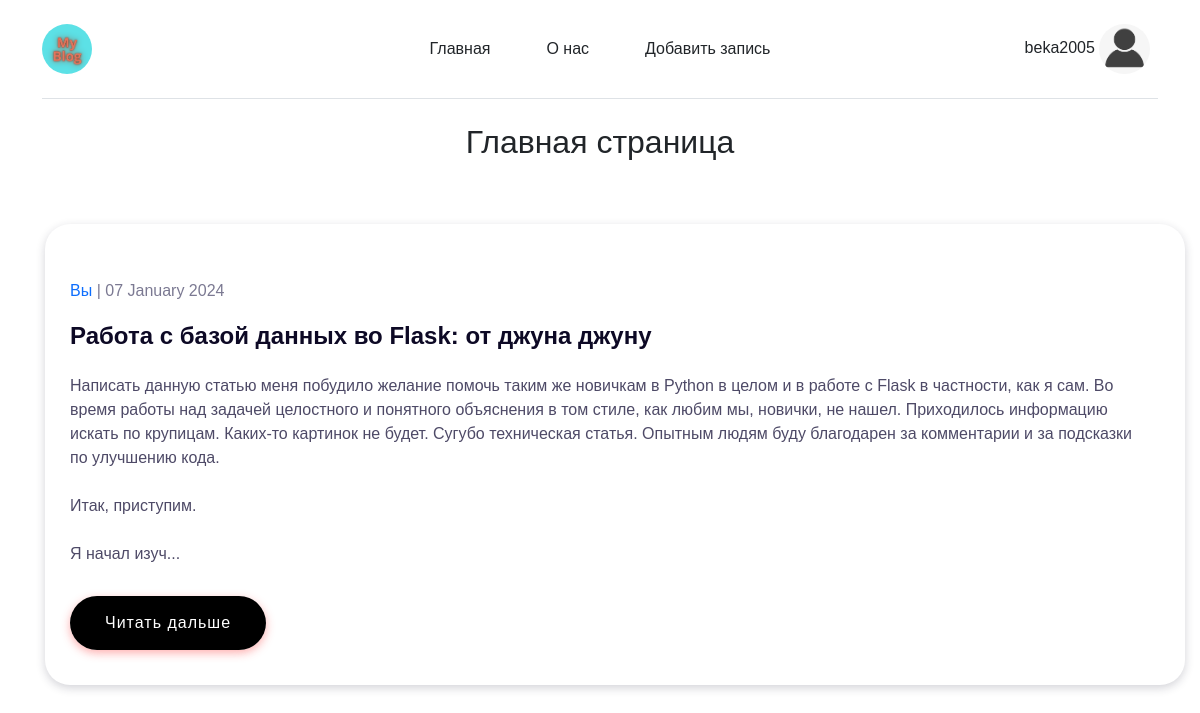
Page /home (signed in) on the committed database.
### app.py (models this page shows, shortened)
class UserInfo(db.Model, UserMixin):
    id = db.Column(db.Integer, primary_key=True)
    first_name = db.Column(db.String(100), nullable=False)
    last_name = db.Column(db.String(100), nullable=False)
    username = db.Column(db.String(100), unique=True, nullable=False)
    email = db.Column(db.String(120), unique=True, nullable=False)
    password = db.Column(db.String(300), nullable=False)
    instagram = db.Column(db.String(255))  # URL социальных сетей (может быть JSON или текстовым полем)
    x = db.Column(db.String(255))
    facebook = db.Column(db.String(255))
    github = db.Column(db.String(255))
    active = db.Column(db.Boolean, default=False)  # Поле "активный"
    created_at = db.Column(db.DateTime, default=datetime.utcnow)  # Поле "дата создания"
    last_active_at = db.Column(db.DateTime, default=datetime.utcnow, onupdate=datetime.utcnow)  # Поле "последнее время активности"
    articles = db.relationship('Article', backref='author', lazy=True)

class Article(db.Model):
    id = db.Column(db.Integer, primary_key=True)
    title = db.Column(db.String(100), nullable=False)
    content = db.Column(db.Text, nullable=False)
    user_id = db.Column(db.Integer, db.ForeignKey('user_info.id'), nullable=False)
    created_at = db.Column(db.DateTime, default=datetime.utcnow)

### app.py (the view)
@app.route('/')
@app.route('/home')
def home():
    posts = Article.query.order_by(Article.created_at.desc()).limit(100).all()
    posts_data = []
    for post in posts:
        author = UserInfo.query.get(post.user_id)
        post_data = {
            'id': post.id,
            'title': post.title,
            'user_id': post.user_id,
            'content': post.content,
            'author': author.username,
            'created_at': post.created_at
        }
        posts_data.append(post_data)
    return render_template('home.html', posts = posts_data)

### app.py (called while the page is built)
@login_manager.user_loader
def load_user(user_id):
    return UserInfo.query.get(int(user_id))

### templates/home.html (shortened to what this page needs)
{% extends 'base.html' %}
{% block content %}
    <h2 class="text-center">Главная страница</h2>
    {% if not current_user.is_authenticated %}
        <div class="container">
            {% for post in posts[:5] %}
            <div class="row mt-5">
                <div class="preview-card">
                    <div class="preview-card__wrp">
                        <div class="preview-card__item">
                                <div class="preview-card__content">
                                <span class="preview-card__code"><a href="{{ url_for('profile', id = post.user_id) }}">{% if post.user_id == current_user.id %} Вы {% else %} {{ post.author }} {% endif %}</a>   |    {{ post.created_at.strftime('%d %B %Y') }}</span>
                                <div class="preview-card__title">{{ post.title }}</div>
                                <div class="preview-card__text">{{ post.content[:500] | safe }}{% if post.content|length > 500 %}...{% endif %}</div>
                                <a href="{{ url_for('read_post', id = post.id) }}" class="preview-card__button">Читать дальше</a>
                            </div>
                        </div>
                    </div>
                </div>
            </div>
            {% endfor %}
            <p class="alert alert-warning">Авторизуйте если хотите дальше посмотреть</p>
        {% else %}
        {% for post in posts %}
            <div class="row mt-5">
                <div class="preview-card">
                    <div class="preview-card__wrp">
                        <div class="preview-card__item">
                                <div class="preview-card__content">
                                <span class="preview-card__code"><a href="{{ url_for('profile', id = post.user_id) }}">{% if post.user_id == current_user.id %} Вы {% else %} {{ post.author }} {% endif %}</a>   |    {{ post.created_at.strftime('%d %B %Y') }}</span>
                                <div class="preview-card__title">{{ post.title }}</div>
                                <div class="preview-card__text">{{ post.content[:500] | safe }}{% if post.content|length > 500 %}...{% endif %}</div>
                                <a href="{{ url_for('read_post', id=post.id) }}" class="preview-card__button">Читать дальше</a>
                            </div>
                        </div>
                    </div>
                </div>
            </div>
        {% endfor %}
    {% endif %}
    </div>
{% endblock %}

### templates/base.html (shortened to what this page needs)
<!DOCTYPE html>
<html lang="ru">
<head>
    <link href="https://cdn.jsdelivr.net/npm/bootstrap@5.0.2/dist/css/bootstrap.min.css" rel="stylesheet">
    <link rel="stylesheet" href="{{ url_for('static', filename='css/main.css') }}">
</head>
<body>
    <div class="container">
        <header class="d-flex flex-wrap align-items-center justify-content-center justify-content-md-between py-3 mb-4 border-bottom">
          <a href="/" class="d-flex align-items-center col-md-3 mb-2 mb-md-0 text-dark text-decoration-none">
            <img class="logo1 bi me-2" height="50" src="{{ url_for('static', filename='img/my_blog.png') }}">
          </a>
          <ul class="nav col-12 col-md-auto mb-2 justify-content-center mb-md-0 nav-css">
            <li><a href="{{ url_for('home') }}" class="nav-link px-2 link-dark">Главная</a></li>
            <li><a href="{{ url_for('about') }}" class="nav-link px-2 link-dark">О нас</a></li>
            <li><a href="{{ url_for('add_post') }}" class="nav-link px-2 link-dark">Добавить запись</a></li>
          </ul>
          {% if not current_user.is_authenticated %}
          <div class="col-md-3 text-end">
            <a href="{{ url_for('login') }}" class="btn btn-outline-primary me-2">Войти</a>
            <a href="{{ url_for('register') }}" class="btn btn-outline-primary me-2">Регистрация</a>
          </div>
          {% else %}
          <div class="col-md-3 text-end">
            <a href="{{ url_for('profile', id = current_user.id) }}" class="nav-link px-2 link-dark">
              {{ current_user.username }}
              <img class="logo1" src="{{ url_for('static', filename='img/avatar.png') }}" alt="default-avatar" height="50">
          </a>
          </div>
          {% endif %}
        </header>
      </div>
    <div class="container">
        {% block content %}
        {% endblock %}
</body>
</html>

### static/css/main.css (style rules this page uses)
.logo1 { border-radius: 50%; }
a { text-decoration: none; }
* { box-sizing: border-box; }
body { background-color: #fff; min-height: 100vh; font-family: "Fira Sans", sans-serif; }
.preview-card { position: relative; margin: 15px; background: #fff; box-shadow: 0px 3px 10px rgba(34, 35, 58, 0.2); padding: 30px 25px 30px; border-radius: 25px; transition: all 0.3s; }
.preview-card__item { display: flex; align-items: center; }
.preview-card__content { padding-right: 25px; }
.preview-card__content > * { transform: translateY(25px); transition: all 0.4s; }
.preview-card__code { color: #7b7992; margin-bottom: 15px; display: block; font-weight: 500; }
.preview-card__title { font-size: 24px; font-weight: 700; color: #0d0925; margin-bottom: 20px; }
.preview-card__text { color: #4e4a67; margin-bottom: 30px; line-height: 1.5em; }
.preview-card__button { display: inline-flex; background-image: linear-gradient(147deg, #000 0%, #000 74%); padding: 15px 35px; margin-bottom: 30px; border-radius: 50px; color: #fff; box-shadow: 0px 3px 10px rgba(252, 56, 56, 0.4); text-decoration: none; font-weight: 500; justify-content: center; text-align: center; letter-spacing: 1px; }
.nav-css > li > a { margin: 0 20px; }

### rows in the picture
UserInfo: username "beka2005"
Article: created_at "07 January 2024", title "Работа с базой данных во Flask: от джуна джуну", content "Написать данную статью меня побудило желание помочь таким же новичкам в Python в целом и в работе с Flask в частности, как я сам. Во время работы над задачей целостного и понятного объяснения в том стиле, как любим мы, новички, не нашел. Приходилось информацию искать по крупицам. Каких-то картинок не будет. Сугубо техническая статья. Опытным людям буду благодарен за комментарии и за подсказки по улучшению кода. Итак, приступим. Я начал изуч"
